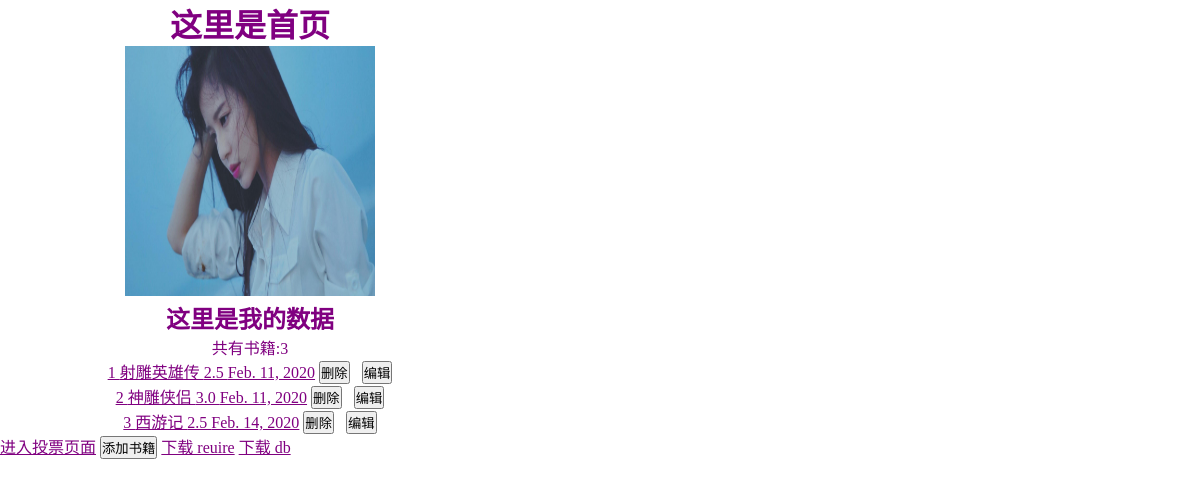
The app's page /, older data.
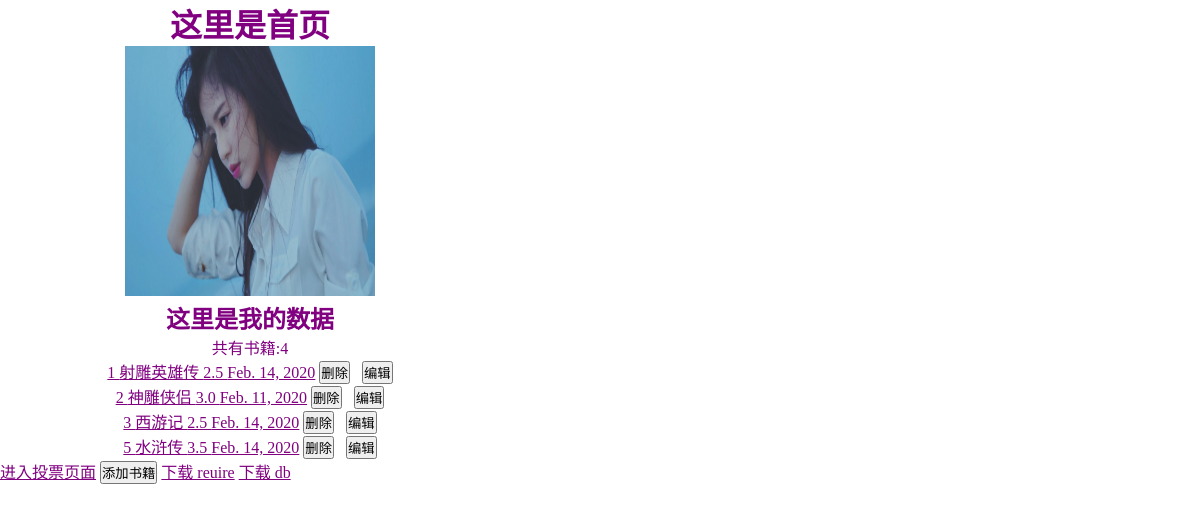
The same page, newer data.
### booktest/models.py (models this page shows, shortened)
class Book(models.Model):
    title = models.CharField(max_length=20)
    pub_date = models.DateField(default="2020-02-11")
    price = models.FloatField(default=0)

### booktest/views.py (the view)
# urls.py: url(r'^$', views.index, name='index'),
def index(request):
    books = Book.objects.all()
    return render(request, 'index.html', {"books": books})

### templates/index.html (shortened to what this page needs)
<!DOCTYPE html>
<html lang="en">
<head>
</head>
<body>
<link rel="stylesheet" href="/static/css/main.css">
<div class="container">
    <div class="center">
        <h1>这里是首页</h1>
        <img class="img" src="/static/img/bg1.jpg" alt="">
        <h2>这里是我的数据</h2>
        <p>共有书籍:{{books.count}}</p>
        <ul>
            {% for book in books %}
            <li><a href="{% url 'booktest:detail' book.id %}">{{book.id}} {{book.title}} {{book.price}} {{ book.pub_date }}</a>
                <a href="{% url 'booktest:deletebook' book.id %}"><button style="color:black">删除</button></a>&nbsp;&nbsp;&nbsp;<a href="{% url 'booktest:editbook' book.id %}"><button style="color:black">编辑</button></a></li>
            {% endfor %}
        </ul>
    </div>
    <a href="{% url 'polls:index' %}">进入投票页面</a>
    <a href="{% url 'booktest:addbook' %}"><button style="color:black">添加书籍</button></a>
    <a href="http://127.0.0.1:8000/download/require.txt">下载 reuire</a>
    <a href="http://127.0.0.1:8000/download/db.sqlite3">下载 db</a>
</div>
</body>
</html>

Row changes from the older to the newer data that the page shows:
changed Book "射雕英雄传": pub_date "Feb. 11, 2020" → "Feb. 14, 2020"
added Book: id "5", title "水浒传", price "3.5", pub_date "Feb. 14, 2020"
Text that changed along with them:
{{ books.count }}: "3" → "4"
